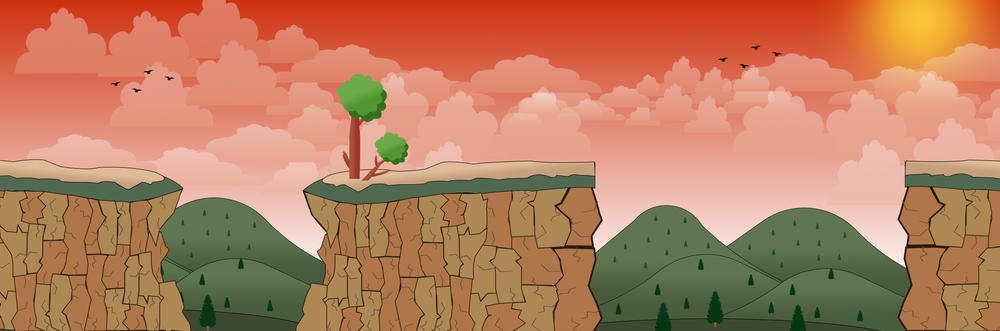
#> input picture clase1/v4033_197.png, 1000 x 331 px, shrunk from 2173 x 720 before the run
$ jupyter execute clase2.ipynb
#> lines starting #> are read from the running program, lines starting #| are printed output that depends on the picture; after the words box and inside, x2 and y2 are one past the last pixel; in counts of white or black regions, pixels touching at a corner belong together
[cell 1]
import cv2
import matplotlib.pyplot as plt
import numpy as np
imagen1=cv2.imread('v4033_197.png')
#> imagen1 is the input picture: shape (331, 1000, 3); mean B, G, R 95.6, 127.6, 185.1
img=cv2.cvtColor(imagen1, cv2.COLOR_BGR2RGB)
def RGB2HSV(img):
    img=img.astype('float32')
    img=img/255
    new_img=np.zeros_like(img)

    maxChanel=np.argmax(img, axis=2)
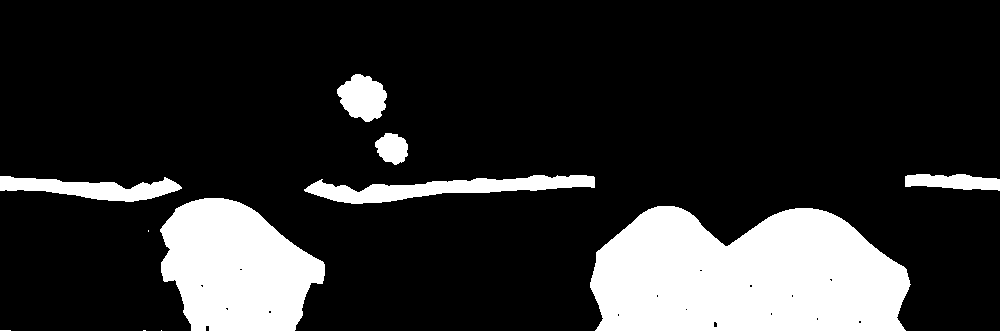
#> maxChanel: shape (331, 1000) int64; values 0 (black) and 1 (white), 17.7% white; 11 white regions (4 under 20 px), largest, box (x1, y1, x2, y2) and area: (590, 206, 911, 331) 32436, (160, 198, 325, 331) 15972, (304, 175, 595, 204) 3938
    maxValue=np.amax(img, axis=2)
    minChanel=np.argmin(img, axis=2)
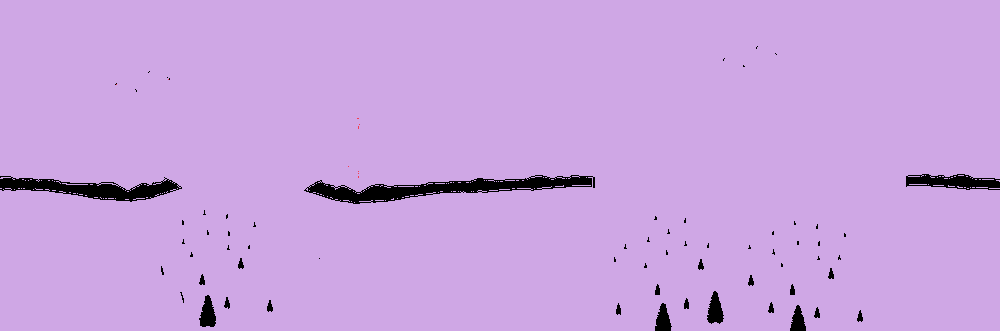
#> minChanel: shape (331, 1000) int64; 3 distinct labels, from 0 to 2; one colour per label, 0 black
    minValue=np.amin(img, axis=2)
    # calculo de value

    new_img[:,:,2]=maxValue
    # calculo de saturation

    for i in range(img.shape[0]):
        for j in range(img.shape[1]):
            if maxValue[i,j]==0:
                new_img[i,j,1]=0
            elif maxValue[i,j]!=0:
                new_img[i,j,1]=(new_img[i,j,2]-minValue[i,j])/new_img[i,j,2]
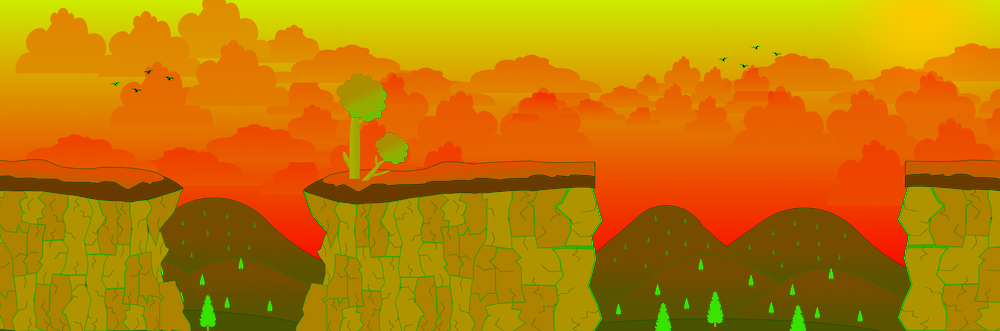
#> new_img: shape (331, 1000, 3) float32; mean of channels 0, 1, 2 0, 0.489, 0.741; drawn as B, G, R


    # calculo de hue
    for i in range(img.shape[0]):
        for j in range(img.shape[1]):
            # Si max == min (imagen en escala de grises), hue = 0
            if maxValue[i,j]==minValue[i,j]:
                new_img[i,j,0]=0
            elif maxChanel[i,j]==0:  # Canal rojo es el máximo
                new_img[i,j,0]=60*((img[i,j,1]-img[i,j,2])/(new_img[i,j,2]-minValue[i,j]))
            elif maxChanel[i,j]==1:  # Canal verde es el máximo
                new_img[i,j,0]=120+60*(img[i,j,2]-img[i,j,0])/(new_img[i,j,2]-minValue[i,j])
            elif maxChanel[i,j]==2:  # Canal azul es el máximo
                new_img[i,j,0]=240+60*(img[i,j,0]-img[i,j,1])/(new_img[i,j,2]-minValue[i,j])
        img2=new_img[...,0]<0  # Corregido: usar corchetes en lugar de paréntesis
        new_img[img2,0]=new_img[img2,0]+360
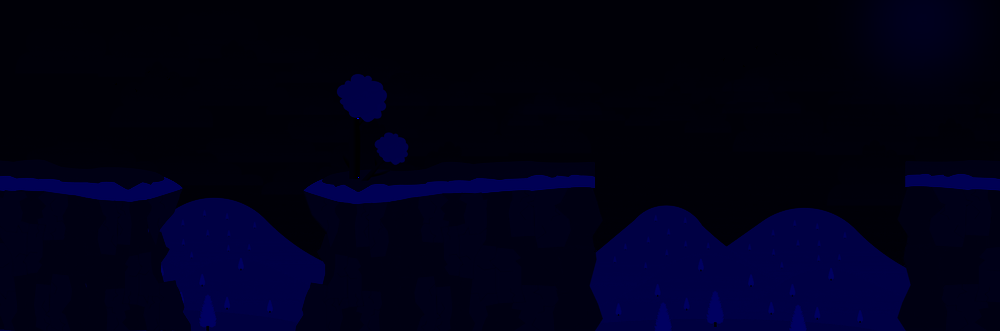
#> new_img: shape (331, 1000, 3) float32; mean of channels 0, 1, 2 33.1, 0.5, 0.7; drawn with min black and max white
    return new_img

hsv_img=RGB2HSV(img)
fig,axs=plt.subplots(1,4, figsize=(25,10))
axs[0].imshow(img)
axs[0].set_title('imagen original')
fig_img=axs[1].imshow(hsv_img[...,0], cmap='gray', vmin=0, vmax=360)
axs[1].set_title('canal hue')

fig_img=axs[2].imshow(hsv_img[...,1], cmap='gray', vmin=0, vmax=1)
axs[2].set_title('canal saturation')

fig_img=axs[3].imshow(hsv_img[...,2], cmap='gray', vmin=0, vmax=1)  # Corregido: vmax=1
axs[3].set_title('canal value')
plt.show()

[cell 2]
hsv_img_opencv=cv2.cvtColor(img, cv2.COLOR_RGB2HSV)
#> hsv_img_opencv: shape (331, 1000, 3); mean H, S, V 16.5, 124.6, 189.2
fig,axs=plt.subplots(1,4, figsize=(25,10))
axs[0].imshow(img)
axs[0].set_title('imagen original')
fig_img=axs[1].imshow(hsv_img[...,0], cmap='gray', vmin=0, vmax=360)
axs[1].set_title('canal hue')

fig_img=axs[2].imshow(hsv_img[...,1], cmap='gray', vmin=0, vmax=1)
axs[2].set_title('canal saturation')

fig_img=axs[3].imshow(hsv_img[...,2], cmap='gray', vmin=0, vmax=1)  # Corregido: vmax=1
axs[3].set_title('canal value')
plt.show()

[cell 3]
import cv2
import matplotlib.pyplot as plt
import numpy as np

img_rgb = cv2.cvtColor(cv2.imread('v4033_197.png', cv2.IMREAD_COLOR), cv2.COLOR_BGR2RGB)

img_hsv = cv2.cvtColor(img_rgb, cv2.COLOR_RGB2HSV)

fig, axs = plt.subplots(1, 2, figsize=(20, 10))
axs[0].imshow(img_rgb)
axs[0].set_title('RGB')
axs[1].imshow(img_hsv)
axs[1].set_title('HSV')
img_hsv_bgr = cv2.cvtColor(img_hsv, cv2.COLOR_HSV2BGR)
plt.imsave('imagen_hsv.png', img_hsv)

[cell 4]
import cv2
import matplotlib.pyplot as plt
import numpy as np

def HSV2RGB(hsv_img):
    H = hsv_img[:, :, 0].astype('float32')
    S = hsv_img[:, :, 1].astype('float32')
    V = hsv_img[:, :, 2].astype('float32')

    C = V * S
    X = C * (1 - np.abs((H / 60.0) % 2 - 1))
    m = V - C
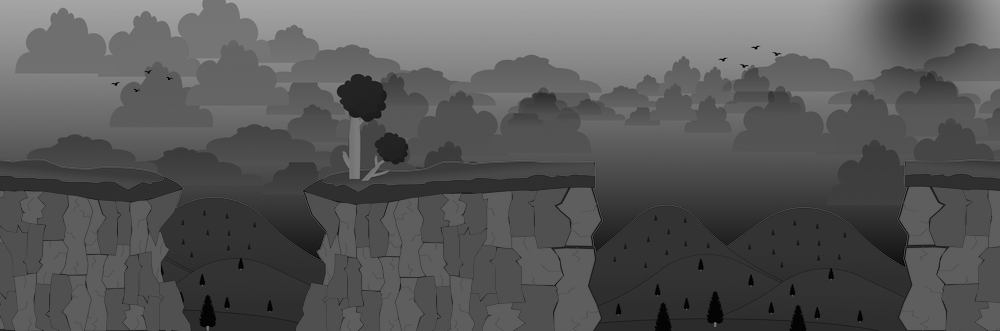
#> m: shape (331, 1000) float32; min 0, max 0.659, mean 0.345

    R_prime = np.zeros_like(H)
    G_prime = np.zeros_like(H)
    B_prime = np.zeros_like(H)

    mask0 = (H >= 0)   & (H < 60);  R_prime[mask0] = C[mask0]; G_prime[mask0] = X[mask0]
#> after `mask0 = (H >= 0) & (H < 60)`: mask0: shape (331, 1000) bool; 10.5% white; 659 white regions (592 under 20 px), largest, box (x1, y1, x2, y2) and area: (226, 0, 894, 37) 20567, (0, 0, 203, 37) 4812, (536, 187, 879, 331) 1853
    mask1 = (H >= 60)  & (H < 120); R_prime[mask1] = X[mask1]; G_prime[mask1] = C[mask1]
#> after `mask1 = (H >= 60) & (H < 120)`: mask1: shape (331, 1000) bool; 45.1% white; 187 white regions (167 under 20 px), largest, box (x1, y1, x2, y2) and area: (0, 174, 601, 331) 74146, (590, 205, 910, 331) 28019, (303, 0, 1000, 86) 25430
    mask2 = (H >= 120) & (H < 180); G_prime[mask2] = C[mask2]; B_prime[mask2] = X[mask2]
#> after `mask2 = (H >= 120) & (H < 180)`: mask2: shape (331, 1000) bool; 17.7% white; 1339 white regions (1227 under 20 px), largest, box (x1, y1, x2, y2) and area: (0, 0, 413, 138) 30351, (404, 60, 922, 137) 14839, (914, 43, 1000, 120) 3062
#> after `G_prime[mask2] = C[mask2]`:
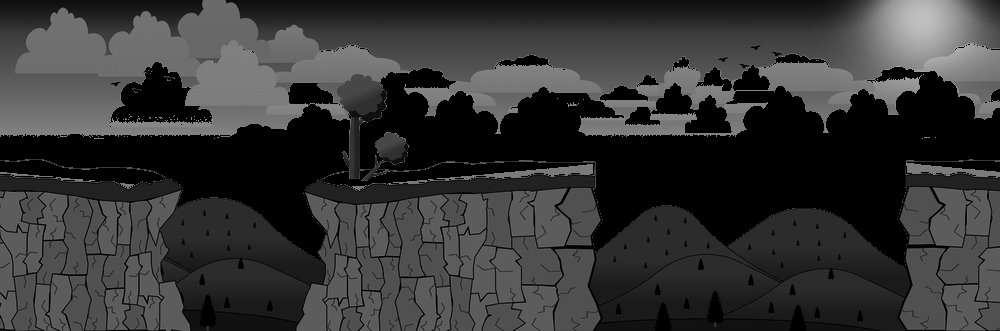
#> G_prime: shape (331, 1000) float32; min 0, max 0.757, mean 0.21
    mask3 = (H >= 180) & (H < 240); G_prime[mask3] = X[mask3]; B_prime[mask3] = C[mask3]
#> after `mask3 = (H >= 180) & (H < 240)`: mask3: shape (331, 1000) bool; 20.5% white; 266 white regions (252 under 20 px), largest, box (x1, y1, x2, y2) and area: (360, 65, 1000, 188) 40420, (0, 83, 594, 194) 18637, (110, 62, 212, 124) 3345
    mask4 = (H >= 240) & (H < 300); R_prime[mask4] = X[mask4]; B_prime[mask4] = C[mask4]
#> after `mask4 = (H >= 240) & (H < 300)`: mask4: shape (331, 1000) bool; 5.9% white; 111 white regions (102 under 20 px), largest, box (x1, y1, x2, y2) and area: (593, 140, 907, 241) 12607, (177, 162, 326, 241) 4097, (149, 147, 240, 175) 1127
#> after `R_prime[mask4] = X[mask4]`: R_prime: shape (331, 1000) float32; min 0, max 0.849, mean 0.0692
#> after `B_prime[mask4] = C[mask4]`: B_prime: shape (331, 1000) float32; min 0, max 0.859, mean 0.208
    mask5 = (H >= 300) & (H < 360); R_prime[mask5] = C[mask5]; B_prime[mask5] = X[mask5]
#> after `mask5 = (H >= 300) & (H < 360)`: mask5: shape (331, 1000) bool; 0.38% white; 22 white regions (18 under 20 px), largest, box (x1, y1, x2, y2) and area: (860, 232, 907, 267) 615, (282, 233, 324, 259) 377, (593, 233, 617, 251) 135, (710, 231, 742, 246) 87
#> after `R_prime[mask5] = C[mask5]`:
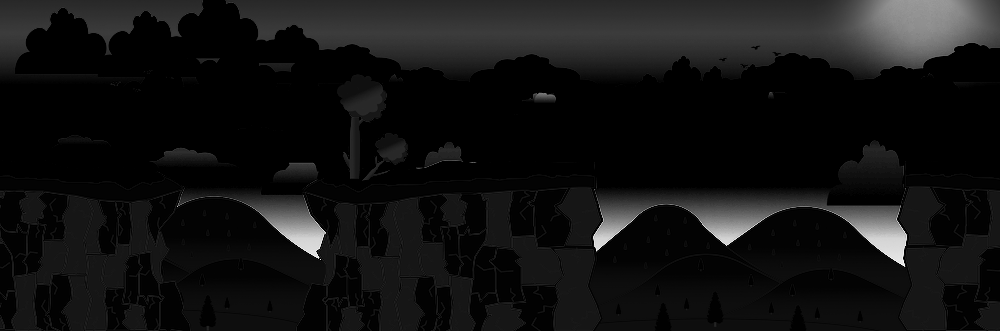
#> R_prime: shape (331, 1000) float32; min 0, max 0.996, mean 0.0725
#> after `B_prime[mask5] = X[mask5]`:
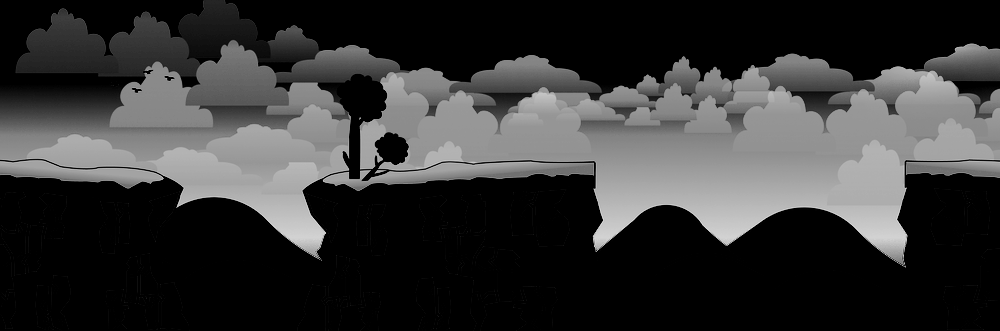
#> B_prime: shape (331, 1000) float32; min 0, max 0.859, mean 0.211

    rgb = np.stack([
        (R_prime + m) * 255,
        (G_prime + m) * 255,
        (B_prime + m) * 255
    ], axis=2)
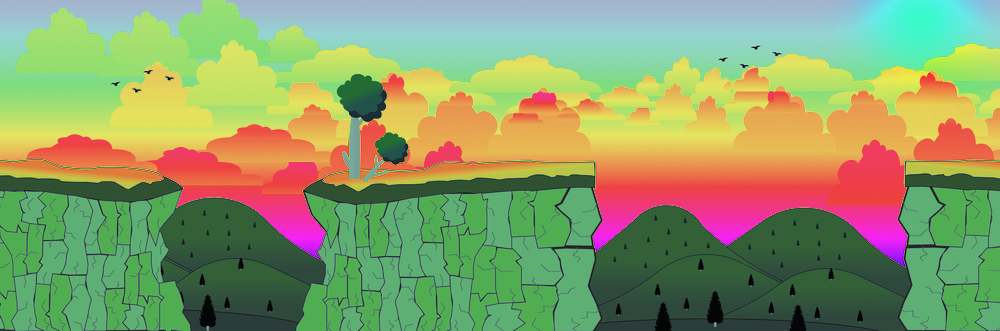
#> rgb: shape (331, 1000, 3) float32; mean of channels 0, 1, 2 106.2, 158.2, 141.8; drawn as B, G, R

    return np.clip(rgb, 0, 255).astype('uint8')


raw = cv2.imread('v4033_197.png')

hsv_cargada = np.zeros(raw.shape, dtype='float32')
hsv_cargada[:, :, 0] = raw[:, :, 0].astype('float32') / 255.0 * 360
hsv_cargada[:, :, 1] = raw[:, :, 1].astype('float32') / 255.0
hsv_cargada[:, :, 2] = raw[:, :, 2].astype('float32') / 255.0

rgb_resultado = HSV2RGB(hsv_cargada)

fig, axs = plt.subplots(1, 4, figsize=(25, 10))

axs[0].imshow(rgb_resultado)
axs[0].set_title('Imagen RGB ')

axs[1].imshow(rgb_resultado[:, :, 0], cmap='Reds', vmin=0, vmax=255)
axs[1].set_title('Canal R')

axs[2].imshow(rgb_resultado[:, :, 1], cmap='Greens', vmin=0, vmax=255)
axs[2].set_title('Canal G')

axs[3].imshow(rgb_resultado[:, :, 2], cmap='Blues', vmin=0, vmax=255)
axs[3].set_title('Canal B')

plt.tight_layout()
plt.show()
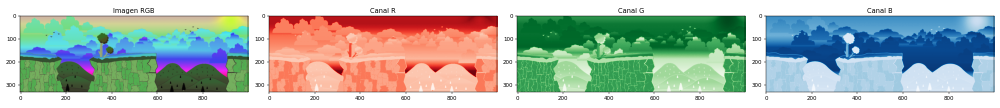
#> figure drawn by matplotlib, 4 panels; B, G, R data is drawn as R, G, B

$ run again, with clase1/imagen_hsv.png copied over clase1/v4033_197.png
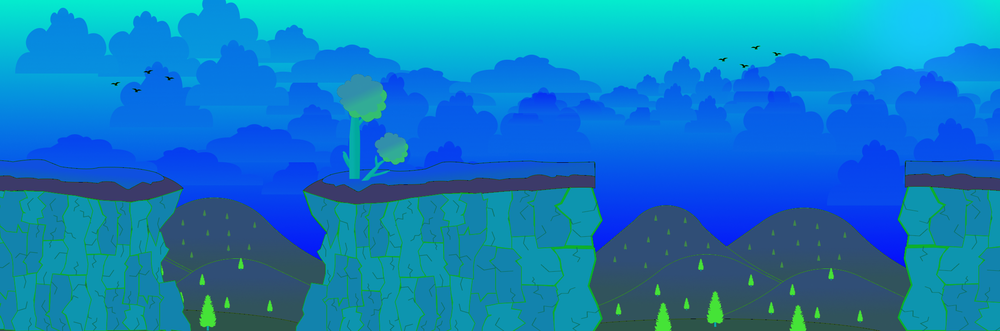
#> input picture clase1/imagen_hsv.png, 1000 x 331 px, shrunk from 2173 x 720 before the run
#> imagen1 is the input picture: shape (331, 1000, 3); mean B, G, R 189.4, 124.8, 16.5
#> maxChanel: shape (331, 1000) int64; 3 distinct labels, from 0 to 2
#> minChanel: shape (331, 1000) int64; 3 distinct labels, from 0 to 2
#> hsv_img_opencv: shape (331, 1000, 3); mean H, S, V 100.5, 224.2, 193.4
#> in HSV2RGB, `mask0 = (H >= 0) & (H < 60)`:
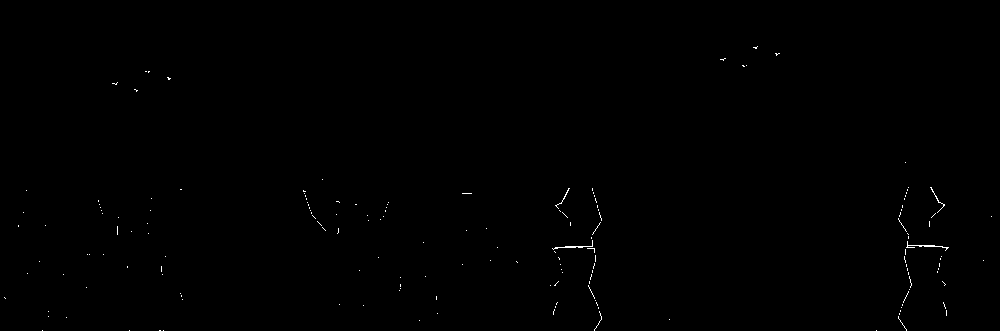
#> mask0: shape (331, 1000) bool; 0.22% white in thin lines or dots, all inside (x1, y1, x2, y2) = (4, 46, 992, 331)
#> mask1: shape (331, 1000) bool; 3.2% white; 792 white regions (751 under 20 px), largest, box (x1, y1, x2, y2) and area: (594, 249, 911, 331) 3977, (166, 257, 310, 331) 2259, (246, 259, 326, 286) 129
#> mask2: shape (331, 1000) bool; 16.3% white; 1123 white regions (1064 under 20 px), largest, box (x1, y1, x2, y2) and area: (590, 205, 910, 331) 27779, (150, 189, 328, 322) 13515, (305, 174, 594, 205) 3787
#> mask3: shape (331, 1000) bool; 3% white in thin lines or dots, all inside (x1, y1, x2, y2) = (0, 45, 1000, 331)
#> mask4: shape (331, 1000) bool; 28.6% white; 464 white regions (376 under 20 px), largest, box (x1, y1, x2, y2) and area: (226, 0, 845, 44) 23299, (0, 0, 203, 42) 5138, (555, 249, 600, 331) 2650
#> mask5: shape (331, 1000) bool; 48.6% white; 49 white regions (44 under 20 px), largest, box (x1, y1, x2, y2) and area: (0, 0, 1000, 266) 157900, (0, 160, 164, 184) 1345, (369, 162, 556, 181) 1078, (323, 171, 370, 186) 316, (950, 161, 1000, 168) 187
#> `plt.show()`:
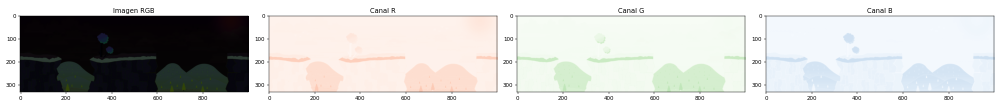
#> figure drawn by matplotlib, 4 panels; B, G, R data is drawn as R, G, B
